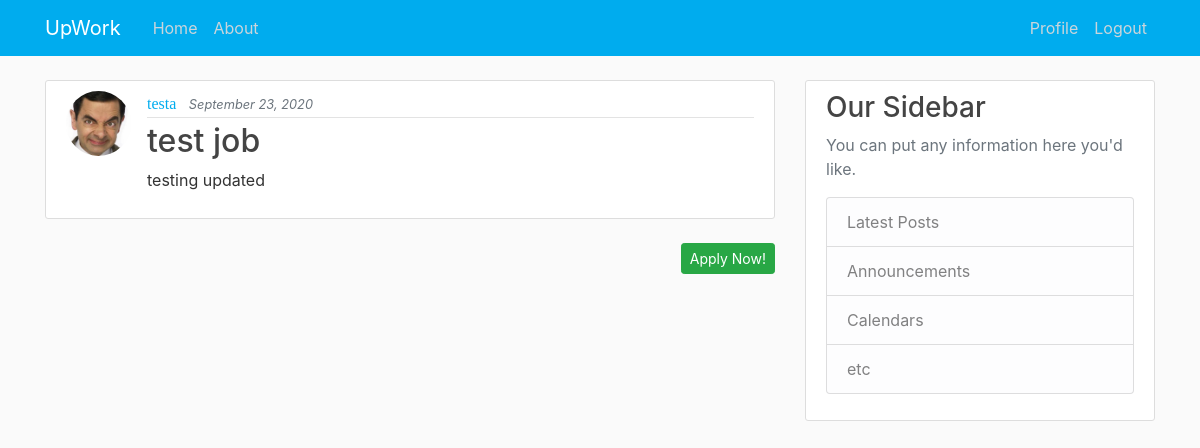
The page /post/18/ (signed in) on the database its author committed.
### blog/models.py (models this page shows, shortened)
class Post(models.Model):
    title = models.CharField(max_length=100)
    content = models.TextField()
    date_posted = models.DateTimeField(default=timezone.now)
    author = models.ForeignKey(User, on_delete=models.CASCADE)

### users/models.py (models this page shows, shortened)
class Profile(models.Model):
    user = models.OneToOneField(User, on_delete=models.CASCADE)
    image = models.ImageField(default='default.jpg', upload_to='profile_pics')
    account_type = models.CharField(max_length=200, null=True)

### blog/views.py (the view)
# urls.py: path('post/<int:pk>/', PostDetailView.as_view(), name='post-detail'),
class PostDetailView(DetailView):
    model = Post

### blog/templates/blog/post_detail.html (shortened to what this page needs)
{% extends "blog/base.html" %}
{% block content %}
<article class="media content-section">
    <img class="rounded-circle article-img" src="{{ object.author.profile.image.url }}">
    <div class="media-body">
        <div class="article-metadata">
            <a class="mr-2 author-title" href="{% url 'user-posts' object.author.username %}">{{ object.author }}</a>
            <small class="text-muted article-date">{{ object.date_posted|date:"F d, Y" }}</small>
        </div>
        <h2 class="article-title">{{ object.title }}</h2>
        <p class="article-content">{{ object.content }}</p>
    </div>
</article>
{% if not object.author == user %}
    <div>
        <a class="btn btn-success btn-sm mt-1 mb-1 float-right" href="{% url 'job-apply' post.id %}">Apply Now!</a>
    </div>
{% else %}
    <div>
        <a class="btn btn-success btn-sm mt-1 mb-1 float-right" href="{% url 'job-dashboard' post.id %}">See Applicants</a>
    </div>
{% endif %}
{% endblock content %}

### blog/static/blog/main.css (style rules this page uses)
body { background: #fafafa; color: #333333; margin-top: 5rem; }
h1, h2, h3, h4, h5, h6 { color: #444444; }
.content-section { background: #ffffff; padding: 10px 20px; border: 1px solid #dddddd; border-radius: 3px; margin-bottom: 20px; }
.article-title { color: #444444; }
.author-title { color: #00acee; font-family: cursive; }
.article-date { font-style: italic; }
.article-content { white-space: pre-line; }
.article-img { height: 65px; width: 65px; margin-right: 16px; }
.article-metadata { padding-bottom: 1px; margin-bottom: 4px; border-bottom: 1px solid #e3e3e3 }

### rows shown on the page
Post: author.profile.image (placeholder picture), author "testa", date_posted "September 23, 2020", title "test job", content "testing updated"
